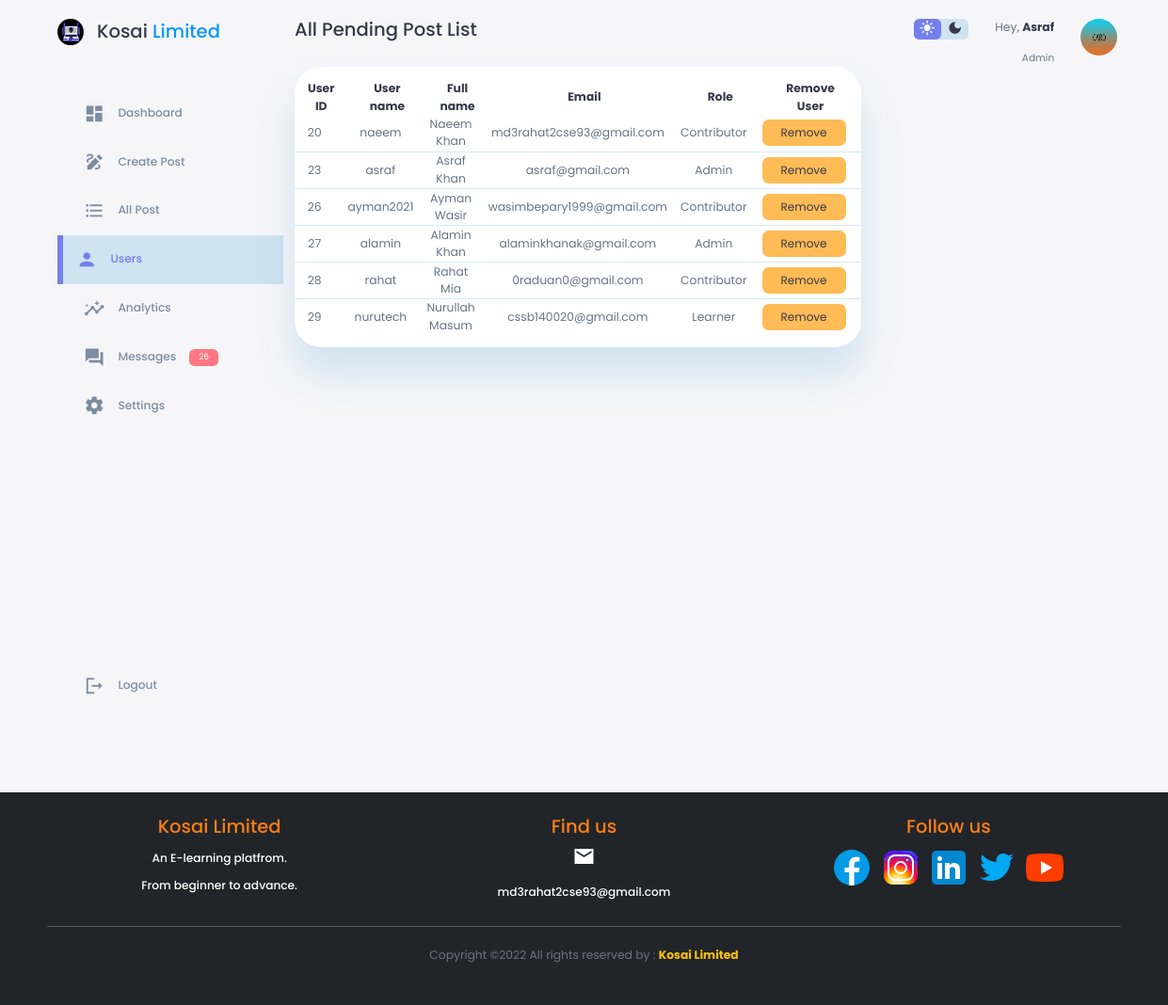
Screenshot of /pages/admin_panel/all_users.php (signed in) with the database file from the repository.
### tables this page shows
CREATE TABLE `users` (
  `id` int(11) NOT NULL,
  `fname` varchar(255) DEFAULT NULL,
  `lname` varchar(255) DEFAULT NULL,
  `username` varchar(300) DEFAULT NULL,
  `email` varchar(300) DEFAULT NULL,
  `password` varchar(300) DEFAULT NULL,
  `date` date DEFAULT NULL,
  `role` varchar(15) DEFAULT NULL
);

### pages/admin_panel/all_users.php (the view, shortened to what this page needs)
<?php require_once "../config.php" ?>
<!doctype html>
<html lang="en">
<head>
    <link href="https://cdn.jsdelivr.net/npm/bootstrap@5.0.2/dist/css/bootstrap.min.css" rel="stylesheet">
    <link rel="stylesheet" href="./all_users.css">
</head>
<body>
    <?php
    $userID = $_SESSION["id"];
    $query = "SELECT role FROM kosai_limited.users where (id=$userID);";
    $result = mysqli_query($dbc, $query);
    $numRows = mysqli_num_rows($result);
    if ($numRows == 1) {
        $row = mysqli_fetch_assoc($result);
        $user_role = $row['role'];
    }
    if ($user_role == "Admin") {
        $query = "SELECT * FROM kosai_limited.users;";
        $res = mysqli_query($dbc, $query);
        $numRows = mysqli_num_rows($res);
    }
    ?>
    <div class="container">
        <aside id="aside-menu" class="">
            <div class="top">
                <a href="../../index.php">
                    <div class="logo">
                        <img src="../../assets_home/home-logo.png" alt="Kosai Limited logo">
                        <h2>Kosai <span style="color:#0a98f7">Limited</span></h2>
                    </div>
                </a>
            </div>
            <div class="sidebar">
                <a href="<?php
                            $query2 = "SELECT role FROM kosai_limited.users where (id=$userID);";
                            $result2 = mysqli_query($dbc, $query2);
                            $row = mysqli_fetch_assoc($result2);
                            if ($row['role'] == "Admin")
                                echo "../admin_panel/adminpanel.php";
                            ?>">
                    <span class="material-icons-sharp">
                    </span>
                    <h3>Dashboard</h3>
                </a>
                <a href="../create_post/create_post.php" class="">
                    <span class="material-icons-sharp">
                    </span>
                    <h3>Create Post</h3>
                </a>
                <a href="../all_posts/all_posts.php" class="">
                    <span class="material-icons-sharp">
                        <span class="material-icons-sharp">
                        </span>
                    </span>
                    <h3>All Post</h3>
                </a>
                <a href="./all_users.php" class="active">
                    <span class="material-icons-sharp">
                    </span>
                    <h3>Users</h3>
                </a>
                <a href="#">
                    <span class="material-icons-sharp">
                    </span>
                    <h3>Analytics</h3>
                </a>
                <a href="#">
                    <span class="material-icons-sharp">
                    </span>
                    <h3>Messages</h3>
                    <span class="message-count">26</span>
                </a>
                <a href="../edit_profile.php">
                    <span class="material-icons-sharp">
                    </span>
                    <h3>Settings</h3>
                </a>
                <a href="../process/logout.php">
                    <span class="material-icons-sharp">
                    </span>
                    <h3>Logout</h3>
                </a>
            </div>
        </aside>
        <main>
            <h2>All Pending Post List</h2>
            <div class="recent-posts">
                <table>
                    <thead>
                        <tr>
                            <th>User ID</th>
                            <th>User name</th>
                            <th>Full name</th>
                            <th>Email</th>
                            <th>Role</th>
                            <th>Remove User</th>
                        </tr>
                    </thead>
                    <tbody>
                        <?php
                        if ($numRows > 0) {
                            while (($row = mysqli_fetch_assoc($res))) { ?>
                                <tr>
                                    <td><?php echo $row['id']; ?></td>
                                    <td><?php echo $row['username']; ?></td>
                                    <td><?php echo $row['fname'] . " " . $row['lname']; ?></td>
                                    <td><?php echo $row['email']; ?></td>
                                    <td><?php echo $row['role']; ?></td>
                                    <td>
                                        <form action="./user_remove_action.php" method="POST">
                                            <button type="submit" id="user_remove" class="btn review-button" name="user_remove" value="
                                                                                                    <?php
                                                                                                    echo $row['id'];
                                                                                                    ?>
                                                                                                    ">Remove</button>
                                        </form>
                                    </td>
                                </tr>
                        <?php
                            }
                        } ?>
                    </tbody>
                </table>
            </div>
        </main>
         <?php
        $current_user = $_SESSION['id'];
        $result = mysqli_query($dbc, "SELECT fname,role from users WHERE id=$current_user");
        $numRows = mysqli_num_rows($result);
        if ($numRows == 1) {
            $row_info = mysqli_fetch_assoc($result);
        }
        ?>
        <div class="right">
            <div class="top">
                <div class="theme-toggler">
                    <span class="material-icons-sharp active">light_mode</span>
                    <span class="material-icons-sharp">dark_mode</span>
                </div>
                <div class="profile">
                    <div class="info">
                        <p>Hey, <b><?php echo $row_info['fname'];?></b></p>
                        <small class="text-muted"><?php echo $row_info['role'];?></small>
                    </div>
                    <div class="profile-photo">
                        <img src="../../assets_home/card sample.jpg" style="width: 2.8rem; height:2.8rem ;border-radius:50%;">
                    </div>
                </div>
            </div>
        </div>
    </div>
    <div class="footer-manual">
        <footer class="bg-dark text-white mt-5">
            <div class="row">
                <div class="col-md-4 left">
                    <h2>Kosai Limited</h2>
                    <p class="text-muted warning">
                    <h3>
                        An E-learning platfrom. <br><br> From beginner to advance.
                    </h3>
                    </p>
                </div>
                <div class="col-md-4">
                    <h2>Find us</h2>
                    <span class="material-icons-sharp">
                    </span>
                    <p class="text-muted">
                    <h3>
                        md3rahat2cse93@gmail.com
                    </h3>
                    </p>
                </div>
                <div class="col-md-4">
                    <h2>Follow us</h2>
                    <img src="../svg/icons8-facebook.svg" alt="" class="svg">
                    <img src="../svg/icons8-instagram.svg" alt="" class="svg">
                    <img src="../svg/icons8-linkedin.svg" alt="" class="svg">
                    <img src="../svg/icons8-twitter.svg" alt="" class="svg">
                    <img src="../svg/icons8-youtube.svg" alt="" class="svg">
                </div>
            </div>
            <div class="row">
                <div class="col">
                    <hr class="mb-4">
                    <p>Copyright ©2022 All rights reserved by :
                        <a href="../../index.php" style="text-decoration: none;">
                            <strong class="text-warning">Kosai Limited</strong>
                        </a>
                    </p>
                </div>
            </div>
        </footer>
    </div>
</body>
</html>

### pages/admin_panel/all_users.css (style rules this page uses)
:root { --color-primary: #7380ec; --color-danger: #ff7782; --color-success:#41f1b6; --color-warning:#ffbb55; --color-white:#fff; --color-info-dark:#7d8da1; --color-info-light:#dce1eb; --color-dark:#363949; --color-light:rgba(32,139,200,.18); --color-primary-variant:#111e88; --color-dark-variant:#677483; --color-background:#f6f6f9; --color-review-btn-background:#ffbb55; --card-border-radius: 2rem; --border-radius-1: 0.4rem; --border-radius-2: 0.8rem; --border-radius-3: 1.2rem; --card-padding:1.8rem; --padding-1:1.2rem; --box-shadow:0 2rem 3rem var(--color-light); }
* { margin:0; padding: 0; outline: 0; appearance: none; border: 0; text-decoration: none !important; list-style: none; box-sizing: border-box; }
html { font-size: 14px; }
body { width: 100vw; height: 100vh; font-family: poppins,sans-serif; font-size: .88rem; background: var(--color-background); user-select: none; overflow-x: hidden; color: var(--color-dark); }
.container { display: grid; width: 96%; margin: 0 auto; gap: 4rem; grid-template-columns: 14rem auto 23rem; }
a { color: var(--color-dark); }
img { display: block; width: 100%; }
h2 { font-size: 1.4rem; }
h3 { font-size: .87rem; }
small { font-size: .75rem; }
.profile-photo { width: 2.8rem; height: 2.8rem; border-radius: 50%; }
.text-muted { color: var(--color-info-dark); }
p { color: var(--color-dark-variant); }
b { color: var(--color-dark); }
.warning { color: var(--color-warning ); }
aside { height: 100vh; }
aside .top { display: flex; align-items: center; width: 240px; justify-content: space-between; margin-top: 1.4rem; }
aside .logo h2 { margin-top: .2rem; }
aside .logo { display: flex; gap: 1rem; }
aside .logo img { width: 2rem; height: 2rem; }
.review-button { border: none; color: var(--color-dark); background: var(--color-review-btn-background); padding: 5px 20px; text-align: center; text-decoration: none; display: inline-block; font-size: 12px; margin: 4px 2px; cursor: pointer; border-radius: .5rem; }
aside .sidebar { display: flex; flex-direction: column; height: 86vh; width: 240px; position: relative; top: 3rem; }
aside h3 { font-weight: 500; margin-top: .4rem; }
aside .sidebar a { display: flex; color: var(--color-info-dark); margin-left: 2rem; gap: 1rem; align-items: center; position: relative; height: 3.7rem; transition: all 300ms ease; }
aside .sidebar a span { font-size: 1.6rem; transition: all 300ms ease; }
aside .sidebar a:last-child { position: absolute; bottom: 2rem; width: 100%; }
aside .sidebar a.active { background: var(--color-light); color: var(--color-primary); margin-left: 0; }
aside .sidebar a.active:before { content: ""; width: 6px; height: 100%; background: var(--color-primary); }
aside .sidebar a.active span { color: var(--color-primary); margin-left: calc(1rem-3px); }
aside .sidebar .message-count { background: var(--color-danger); color: var(--color-white); padding: 2px 10px; font-size: 9px; border-radius: var(--border-radius-1); }
main { margin-top: 1.4rem; }
main .recent-posts { margin-top: 2rem; }
main .recent-posts table { background: var(--color-white); width: 100%; border-radius: var(--card-border-radius); padding: var(--card-padding); text-align: center; box-shadow: var(--box-shadow); transition: all 300ms ease; }
main table thead th { padding-top: 1rem; padding-right: 1rem; padding-left: 1rem; }
main table tbody td { padding-right: 1rem; height: 2.8rem; border-bottom: 1px solid var(--color-light); color: var(--color-dark-variant) }
main table tbody tr:last-child td { border: none; padding-bottom: 1rem; }
.right { margin-top: 1.4rem; margin-right:auto; }
.right .top { display: flex; justify-content: end; gap: 2rem; }
.right .theme-toggler { background: var(--color-light); display: flex; justify-content: space-between; align-items: center; height: 1.6rem; width: 4.2rem; cursor: pointer; border-radius: var(--border-radius-1); }
.right .theme-toggler span { font-size: 1.2rem; width: 50%; height: 100%; display: flex; align-items: center; justify-content: center; }
.right .theme-toggler span.active { background: var(--color-primary); color: white; border-radius: var(--border-radius-1); }
.right .top .profile { display: flex; gap: 2rem; text-align: right; }
footer { display: block; text-align: center; padding: 25px 50px 30px; }
footer .row .col-md-4 h2 { color: #fd7e14; }
.svg { height: 48px; width: 48px; display: inline-block; }
.svg { transition: all 300ms ease; }

### rows the page displays
users: id "20", username "naeem", fname "Naeem", lname "Khan", email "md3rahat2cse93@gmail.com", role "Contributor"
users: id "23", username "asraf", fname "Asraf", lname "Khan", email "asraf@gmail.com", role "Admin"
users: id "26", username "ayman2021", fname "Ayman", lname "Wasir", email "wasimbepary1999@gmail.com", role "Contributor"
users: id "27", username "alamin", fname "Alamin", lname "Khan", email "alaminkhanak@gmail.com", role "Admin"
users: id "28", username "rahat", fname "Rahat", lname "Mia", email "0raduan0@gmail.com", role "Contributor"
users: id "29", username "nurutech", fname "Nurullah", lname "Masum", email "cssb140020@gmail.com", role "Learner"
